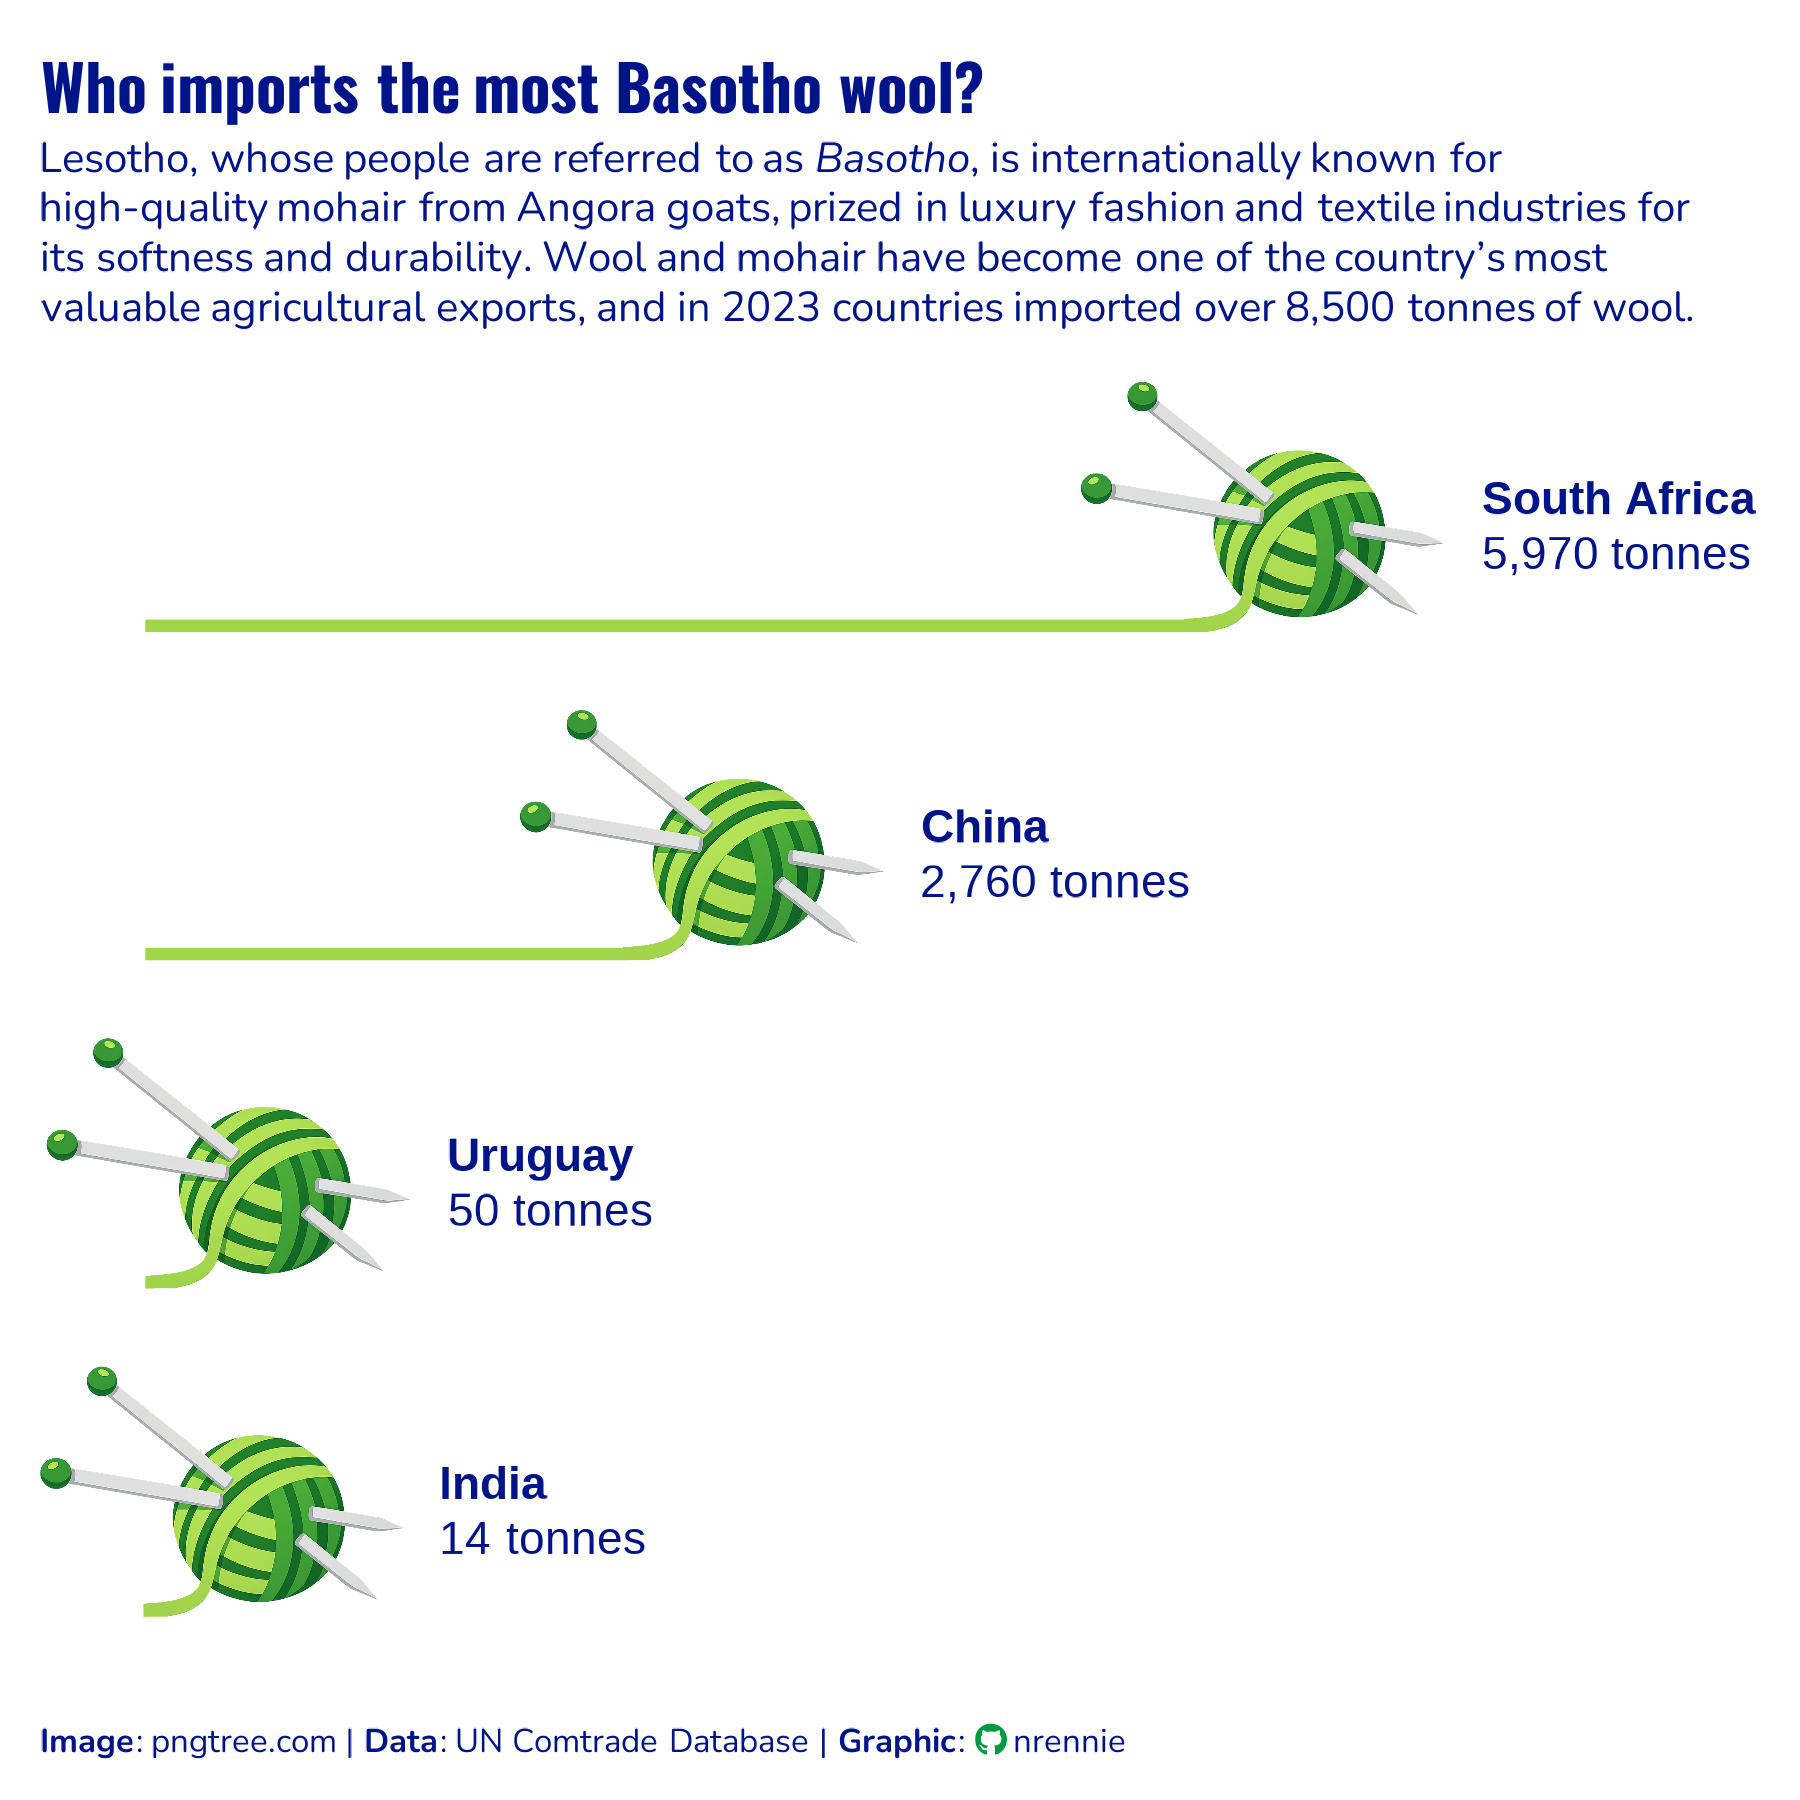

Generate this figure with R:
# Load packages -----------------------------------------------------------

library(tidyverse)
library(showtext)
library(ggtext)
library(nrBrand)
library(glue)
library(ggview)
library(ggimage)


# Load data ---------------------------------------------------------------

tuesdata <- tidytuesdayR::tt_load("2026-08-04")
basotho_wool <- tuesdata$basotho_wool


# Load fonts --------------------------------------------------------------

font_add_google("Oswald")
font_add_google("Nunito")
showtext_auto()
showtext_opts(dpi = 300)
title_font <- "Oswald"
body_font <- "Nunito"


# Define colours and fonts-------------------------------------------------

bg_col <- "#FFFFFF"
text_col <- "#001489"
highlight_col <- "#a1d64b"

img <- paste0(here::here(), "/2026/2026-08-04/wool.png")


# Data wrangling ----------------------------------------------------------

plot_data <- basotho_wool |>
  filter(cmd_code == 5101, ref_year == 2023) |>
  group_by(reporter_desc) |>
  select(reporter_desc, net_wgt) |>
  drop_na() |>
  summarise(
    weight_kg = sum(net_wgt),
    weight_tonnes = weight_kg / 1000
  ) |>
  arrange(weight_tonnes) |>
  mutate(reporter_desc = factor(reporter_desc, levels = reporter_desc))


# Define text -------------------------------------------------------------

social <- nrBrand::social_caption(
  bg_colour = bg_col,
  icon_colour = "#009A44",
  font_colour = text_col,
  font_family = body_font,
  mastodon = NA,
  linkedin = NA,
  bluesky = NA
)
title <- "Who imports the most Basotho wool?"
st <- glue("Lesotho, whose people are referred to as *Basotho*, is internationally known for high-quality mohair from Angora goats, prized in luxury fashion and textile industries for its softness and durability. Wool and mohair have become one of the country’s most valuable agricultural exports, and in 2023 countries imported over 8,500 tonnes of wool.")
cap <- paste0("**Image**: pngtree.com | ", source_caption(source = "UN Comtrade Database", graphic = social, sep = " | "))


# Plot --------------------------------------------------------------------

ggplot() +
  geom_segment(
    data = plot_data,
    mapping = aes(x = 0, xend = weight_tonnes, y = reporter_desc),
    linewidth = 1.4,
    colour = highlight_col
  ) +
  geom_image(
    data = plot_data,
    mapping = aes(
      x = weight_tonnes + 440,
      y = (1:4) + 0.32,
      image = img
    ),
    size = 0.3
  ) +
  geom_richtext(
    data = plot_data,
    mapping = aes(
      x = weight_tonnes + 1600,
      y = (1:4) + 0.29,
      label = glue("**{reporter_desc}**<br>{formatC(round(weight_tonnes), big.mark = ',')} tonnes")
    ),
    hjust = 0,
    colour = text_col,
    label.r = unit(0, "lines"),
    label.colour = "transparent",
    fill = alpha(bg_col, 0.5)
  ) +
  scale_x_continuous(
    labels = scales::label_comma(),
    expand = expansion(0, 0)
  ) +
  labs(x = NULL, y = NULL,
       title = title,
       subtitle = st,
       caption = cap) +
  coord_cartesian(clip = "off") +
  theme_minimal(base_size = 10, base_family = body_font) +
  theme(
    plot.margin = margin(10, 80, 10, 35),
    plot.title.position = "plot",
    plot.caption.position = "plot",
    plot.background = element_rect(fill = bg_col, colour = bg_col),
    panel.background = element_rect(fill = bg_col, colour = bg_col),
    plot.title = element_textbox_simple(
      colour = text_col,
      hjust = 0,
      halign = 0,
      margin = margin(b = 5, t = 5, l = -25),
      family = title_font,
      face = "bold",
      size = rel(1.5)
    ),
    plot.subtitle = element_textbox_simple(
      colour = text_col,
      hjust = 0,
      halign = 0,
      width = 1.2,
      margin = margin(b = 30, t = 5, l = -25),
      family = body_font
    ),
    plot.caption = element_textbox_simple(
      colour = text_col,
      hjust = 0,
      halign = 0,
      margin = margin(b = 0, t = -20, l = -25),
      family = body_font
    ),
    strip.text = element_textbox_simple(
      face = "bold",
      margin = margin(t = 10),
      size = rel(0.9)
    ),
    panel.grid = element_blank(),
    axis.text = element_blank()
  ) +
  canvas(
    width = 6, height = 6,
    units = "in", bg = bg_col,
    dpi = 300
  ) -> p


# Save --------------------------------------------------------------------

save_ggplot(
  plot = p,
  file = file.path("2026", "2026-08-04", paste0("20260804", ".png"))
)
